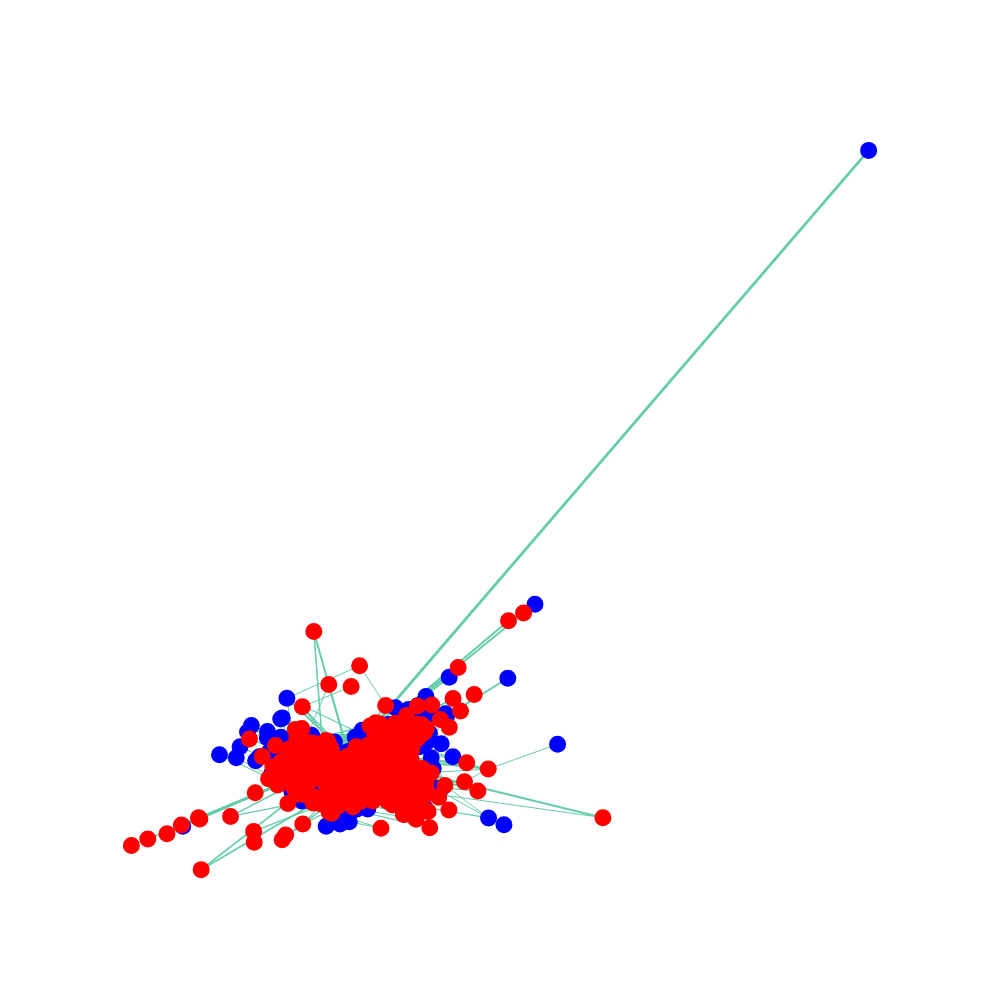

Notebook cell for this chart:
### Markdown cell above
plotting the whole graph (no sense really)

### Code cell
plotly_graph(g,L,labels,colmap)
